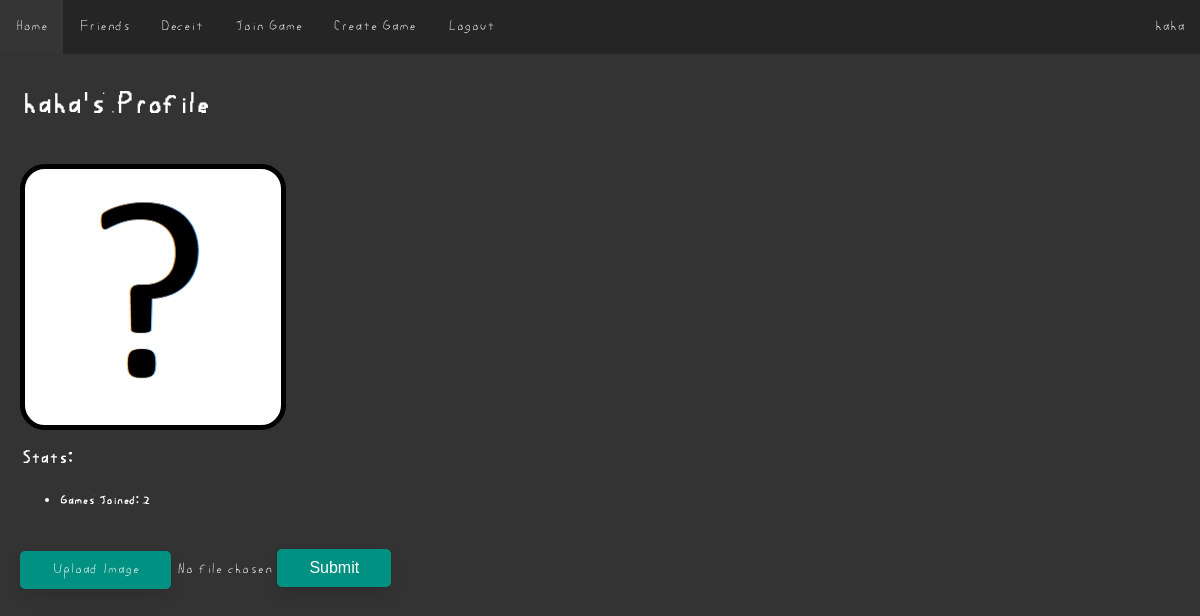
Before: /user/1 (signed in) with the older database file.
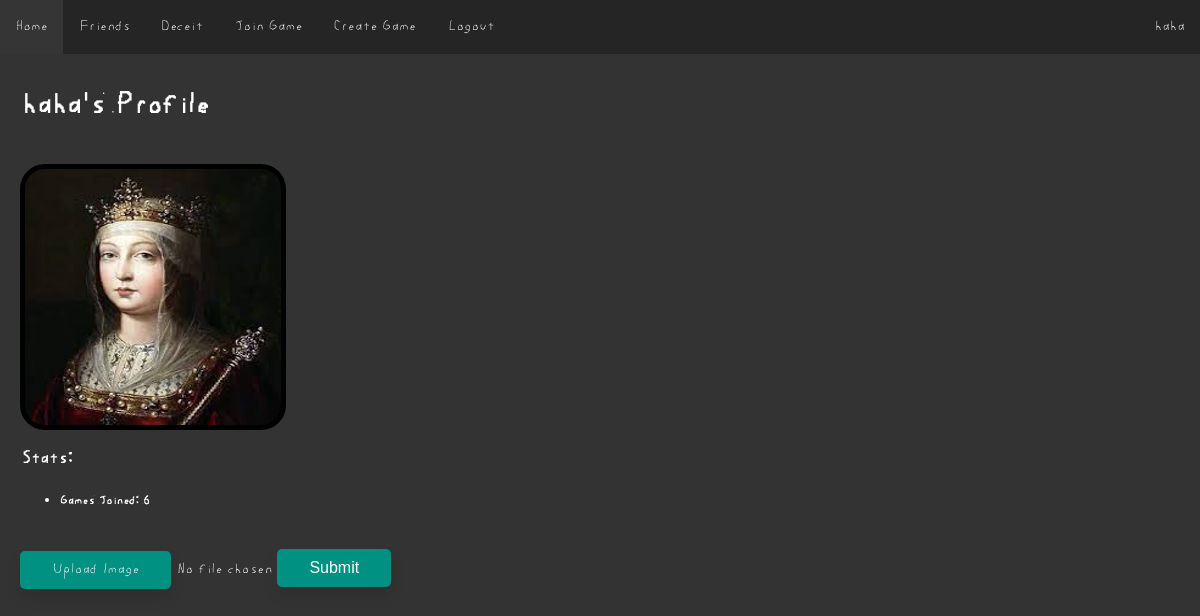
After: the same page with the newer database file.
### website/models.py (models this page shows)
class User(db.Model, UserMixin):
    id = db.Column(db.Integer, primary_key=True)
    email = db.Column(db.String(150), unique=True)
    password = db.Column(db.String(150))
    username = db.Column(db.String(150))
    pfp = db.Column(db.String(50))

### website/profiles.py (the view, shortened to what this page needs)
@profiles.route('<int:user_id>', methods=['GET', 'POST'])
@login_required
def profile(user_id):
    user = User.query.filter_by(id=user_id).first()
    counter=0
    is_friends = False
    is_friends1 = Friends.query.filter_by(user1=user_id, user2=current_user.id).first()
    is_friends2 = Friends.query.filter_by(user2=user_id, user1=current_user.id).first()
    if is_friends1 != None or is_friends2 != None:
        is_friends = True
    for games in db.session.query(GamesJoined).filter_by(user=user_id):
        counter += 1
    if user == current_user:
        is_current_user = True
    else:
        is_current_user = False
    return render_template('profile.html', is_current=is_current_user, user=current_user, player=user, games_joined=counter, is_friends=is_friends)

### website/templates/profile.html (shortened to what this page needs)
{% extends "base.html" %} {% block title %}{{player.username}}'s Profile{% endblock %}
{% block content %}
<head>
    <link rel="stylesheet" type="text/css" href="/static/css/profile.css" />
</head>
<br/>
<h1 id="heading">{{player.username}}'s Profile</h1>
<br/>
<div class="pfp" style="background-image: url({{player.pfp}});">
</div>
<h3>Stats:</h3>
<ul>
    <li><h5>Games Joined: {{ games_joined }}</h5></li>
</ul>
<br/>
{% if not is_current %}
    {% if not is_friends %}
        <form method="POST">
            <input type="hidden" name="Add Friend" value="Add Friend">
            <button class="button-main" id = "Add Friend" type="submit" value="Add Friend">Add Friend</button>
        </form>
    {% endif %}
    {% if is_friends %}
        <form method="POST">
            <input type="hidden" name="Remove Friend" value="Remove Friend">
            <button class="button-main" id = "Remove Friend" type="submit" value="Remove Friend">Remove Friend</button>
        </form>
    {% endif %}
{% else %}
    <form enctype="multipart/form-data" method="POST">
        <label class="button-main" for="pfp">Upload Image</label>
        <span id="file-chosen">No file chosen</span>
        <input class="button-main" type="submit">
    </form>
{% endif %}
{% endblock %}

### website/templates/base.html (shortened to what this page needs)
<!DOCTYPE html>
<html lang="en">
<head>
    <link rel="stylesheet" type="text/css" href="/static/css/main.css" />
</head>
<body>
    <ul class="navbar">
      {% if user.is_authenticated %}
      <li><a class="nav-item nav-link" id="home" href="/">Home</a></li>
      <li><a class="nav-item nav-link" id="friends" href="/user/friends">Friends</a></li>
      <li><a class="nav-item nav-link" id="deceit" href="/deceit">Deceit</a></li>
      <li><a class="nav-item nav-link" id="join_game" href="/join-game">Join Game</a></li>
      <li><a class="nav-item nav-link" id="create_game" href="/create-game">Create Game</a></li>
      <li><a class="nav-item nav-link" id="logout" href="/logout">Logout</a></li>
      <li><a class="nav-user nav-link" id="user_link" href="{{url_for('profiles.profile', user_id=user.id)}}">{{ user.username }}</a></li>
      {% else %}
      <li><a class="nav-item nav-link" id="login" href="/login">Login</a></li>
      <li><a class="nav-item nav-link" id="signUp" href="/sign-up">Sign Up</a></li>
      {% endif %}
    </ul>
    <div id="main_div">
    <div class="container">
        {% block content %}
        {% endblock %}
    </div>
    </div>
</body>
</html>

Changed rows visible on the page:
changed User "haha": pfp: picture added in place of a placeholder
Other visible differences:
{{ games_joined }}: "2" → "6"
